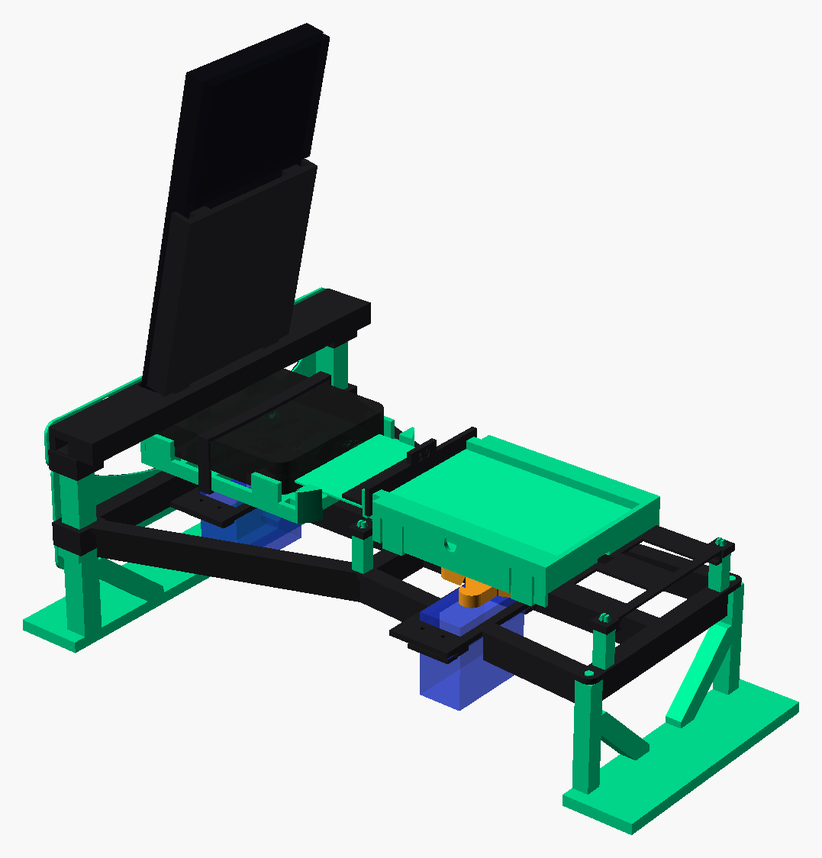
#> input picture hardware/atm/images/atm-back.png, 822 x 858 px, shrunk from 1077 x 1124 before the run
$ python crop.py images/atm-back.png
#> lines starting #> are read from the running program, lines starting #| are printed output that depends on the picture; after the words box and inside, x2 and y2 are one past the last pixel; in counts of white or black regions, pixels touching at a corner belong together
"""Crops renders to what's drawn in them, with a margin. Called by export.sh
(needs Pillow): OpenSCAD's --viewall leaves a wide empty border.

    python3 crop.py <image.png> [<image.png> ...]
"""
import sys

from PIL import Image, ImageChops

MARGIN = 30   # pixels of background left around the drawing


def crop(path):
#> called with path = 'images/atm-back.png'
    image = Image.open(path).convert('RGB')
#> image is the input picture: PIL image 822x858 RGB; mean R, G, B 178.1, 198, 192.5
    background = Image.new('RGB', image.size, image.getpixel((2, 2)))
#> background: PIL image 822x858 RGB; every value is 248
    drawn = ImageChops.difference(image, background).convert('L').point(lambda v: 255 if v > 12 else 0)
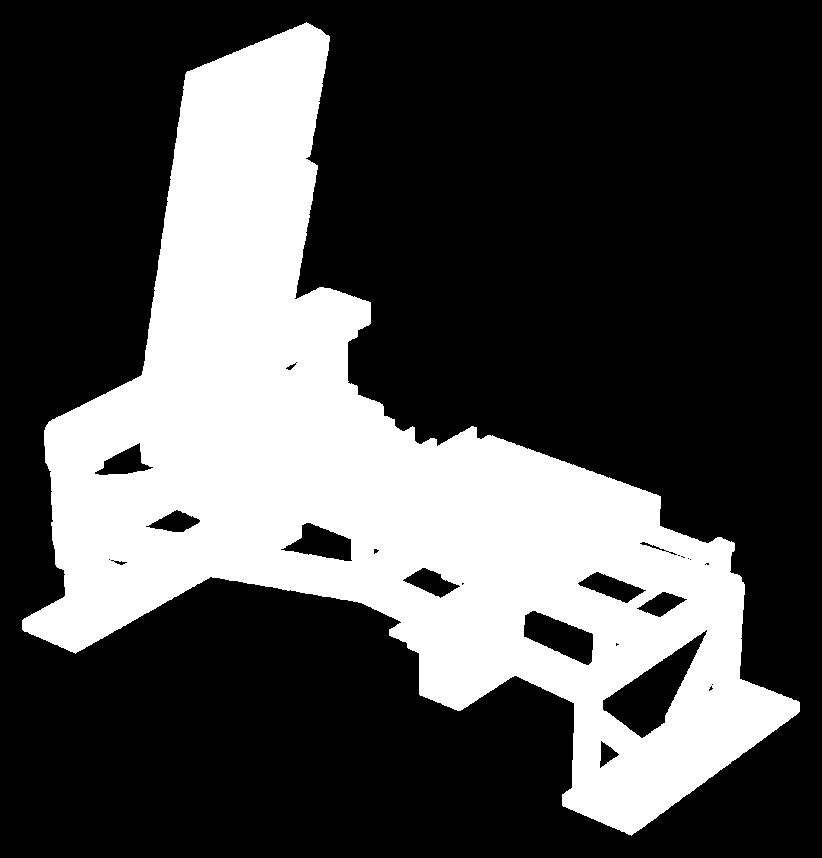
#> drawn: PIL image 822x858 L; 30.3% white; 1 white region, box (x1, y1, x2, y2) and area: (22, 22, 800, 836) 213585
    left, top, right, bottom = drawn.getbbox()
#> left = 22; top = 22; right = 800; bottom = 836
    box = (max(left - MARGIN, 0), max(top - MARGIN, 0), min(right + MARGIN, image.width), min(bottom + MARGIN, image.height))
#> box = (0, 0, 822, 858)
    image.crop(box).save(path)


if __name__ == '__main__':
    for path in sys.argv[1:]:
        crop(path)

$ run again, on hardware/atm/images/atm-section.png
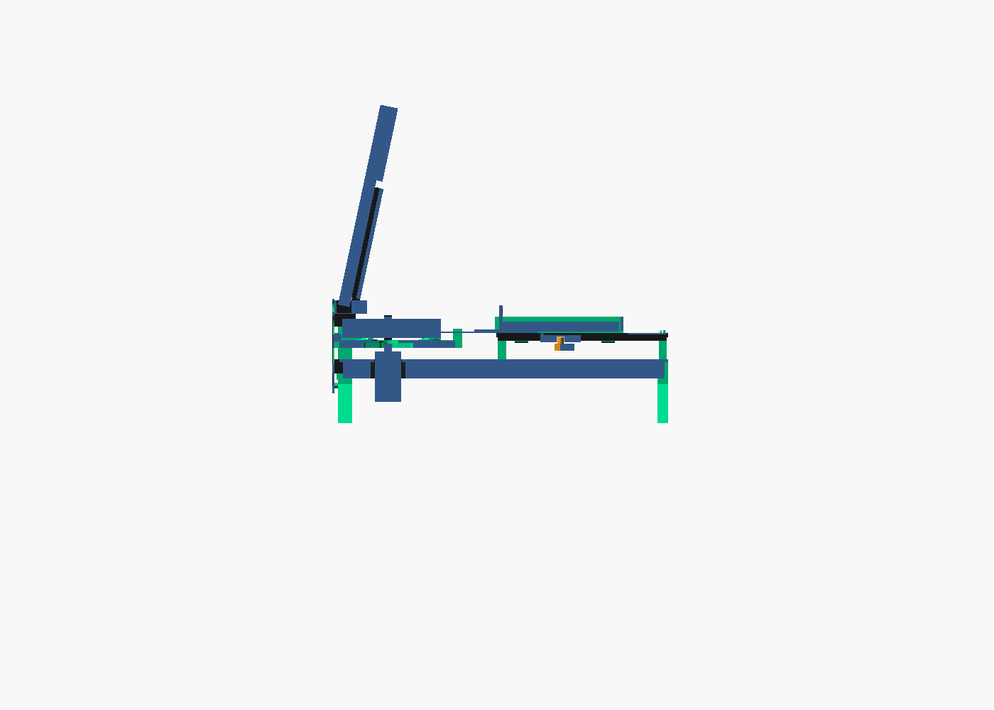
#> input picture hardware/atm/images/atm-section.png, 994 x 710 px, shrunk from 1400 x 1000 before the run
#> in crop, image is the input picture: PIL image 994x710 RGB; mean R, G, B 242, 243.6, 244.3
#> background: PIL image 994x710 RGB; every value is 248
#> in crop, `drawn = ImageChops.difference(image, background).convert('L').point(la..`:
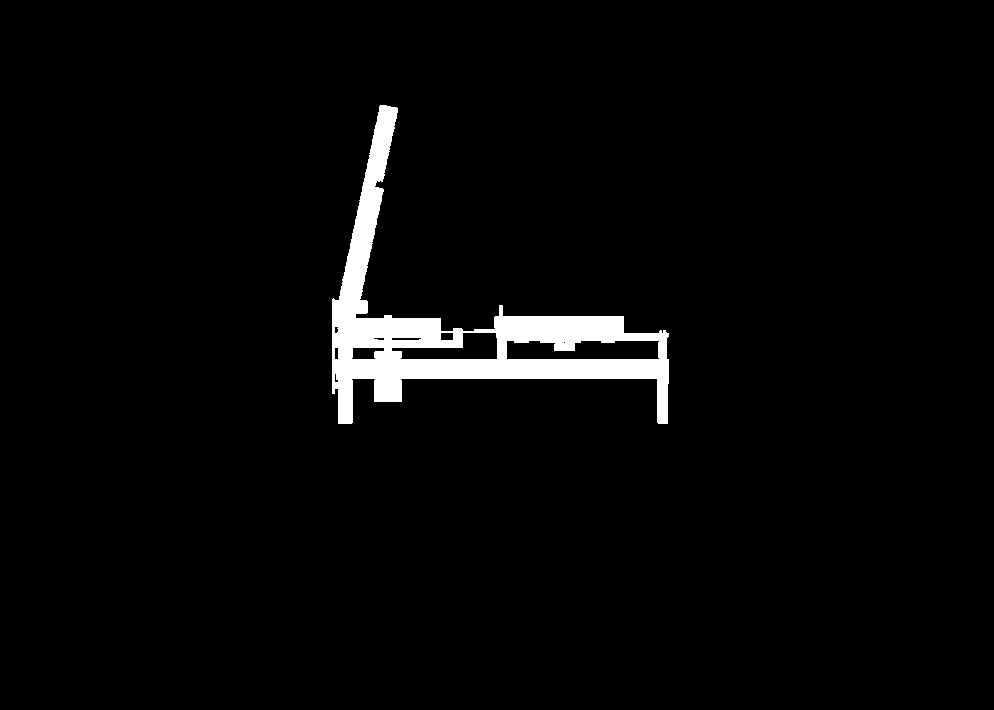
#> drawn: PIL image 994x710 L; 3.1% white; 1 white region, box (x1, y1, x2, y2) and area: (332, 105, 669, 424) 21591
#> left = 332; top = 105; right = 669; bottom = 424
#> box = (302, 75, 699, 454)
#> in crop, `image.crop(box).save(path)`:
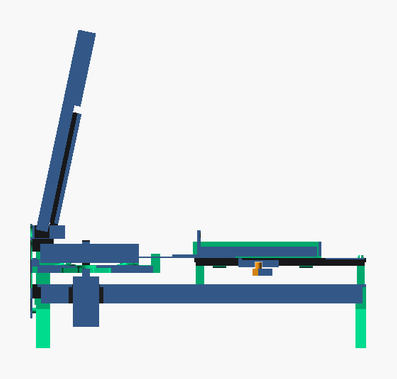
#> saved as atm-section.png: PIL image 397x379 RGB; mean R, G, B 219.7, 227.2, 230.5

$ run again, on hardware/atm/images/dummy-reader.png
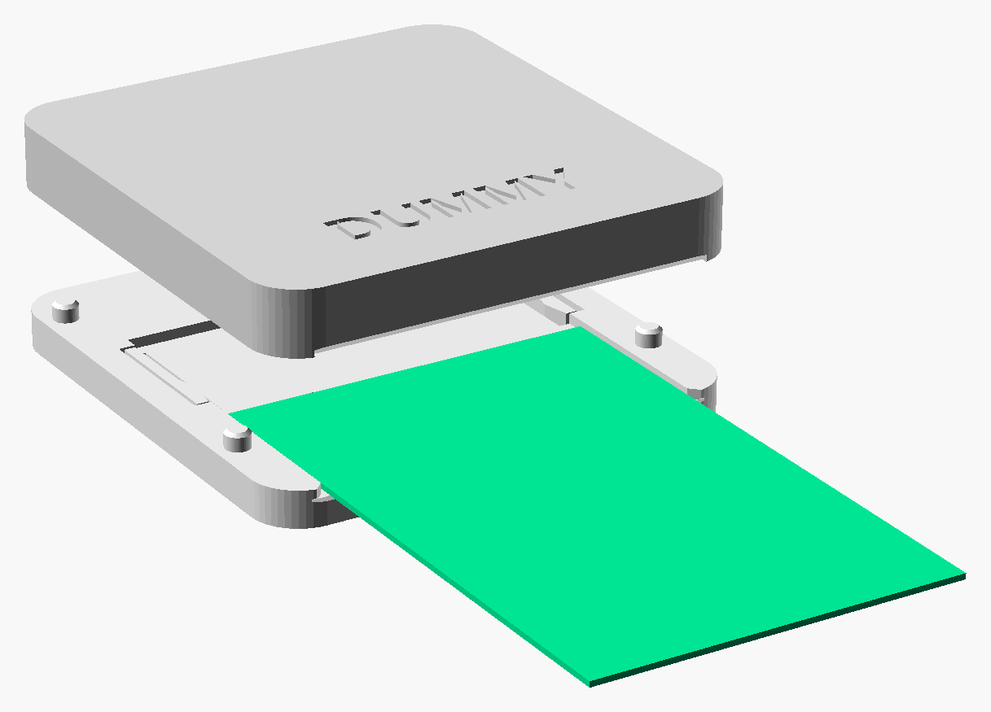
#> input picture hardware/atm/images/dummy-reader.png, 991 x 712 px, shrunk from 1217 x 875 before the run
#> in crop, image is the input picture: PIL image 991x712 RGB; mean R, G, B 183.5, 226.5, 211.1
#> background: PIL image 991x712 RGB; every value is 248
#> in crop, `drawn = ImageChops.difference(image, background).convert('L').point(la..`:
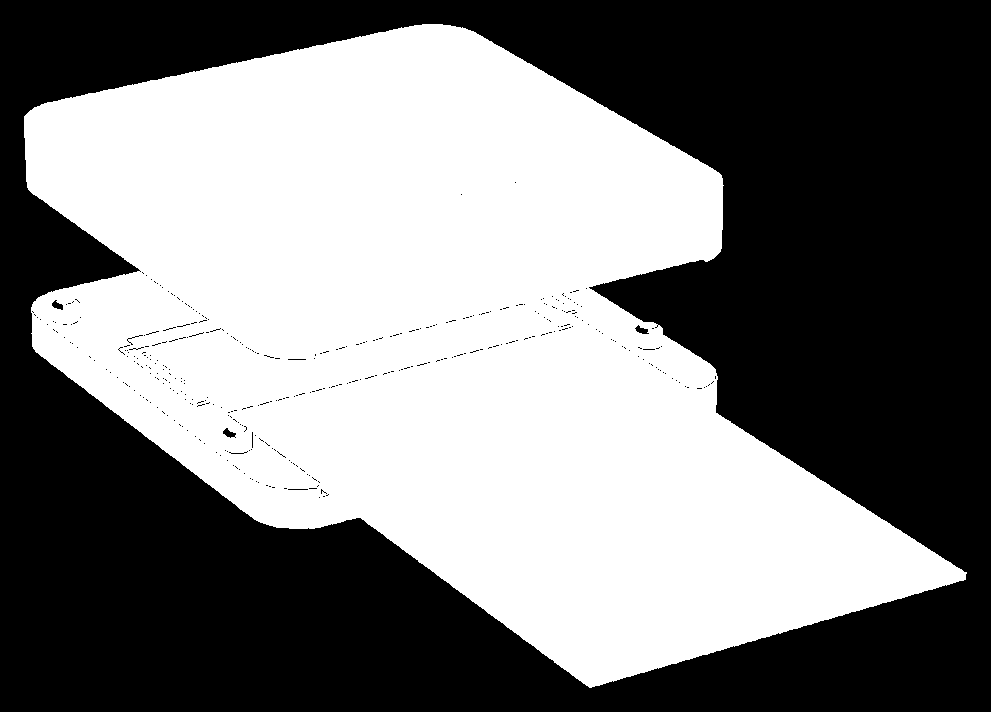
#> drawn: PIL image 991x712 L; 48.5% white; 1 white region, box (x1, y1, x2, y2) and area: (24, 24, 967, 688) 342399
#> left = 24; right = 967; bottom = 688
#> box = (0, 0, 991, 712)

$ run again, on hardware/atm/images/how-it-works.png
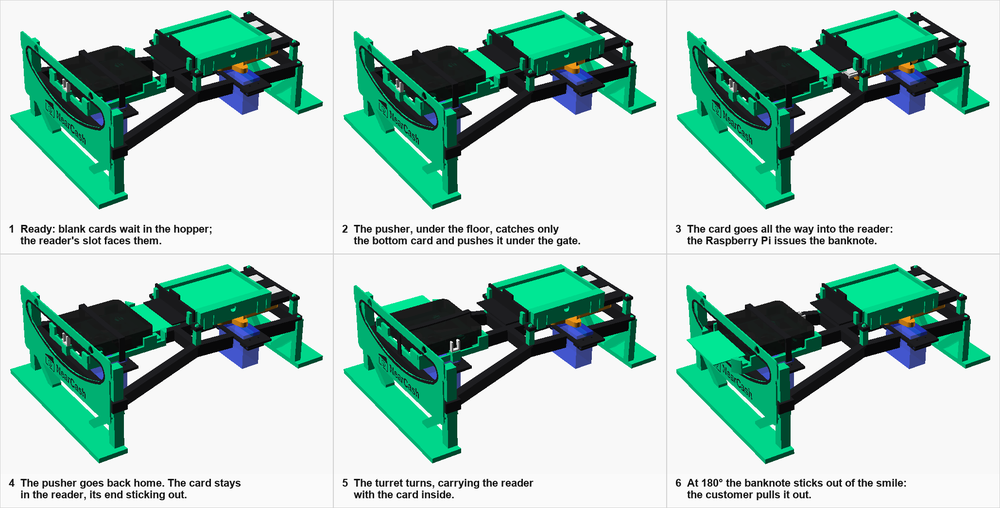
#> input picture hardware/atm/images/how-it-works.png, 1000 x 508 px, shrunk from 2058 x 1046 before the run
#> in crop, image is the input picture: PIL image 1000x508 RGB; mean R, G, B 168.6, 200.1, 190.2
#> background: PIL image 1000x508 RGB; every value is 246
#> in crop, `drawn = ImageChops.difference(image, background).convert('L').point(la..`:
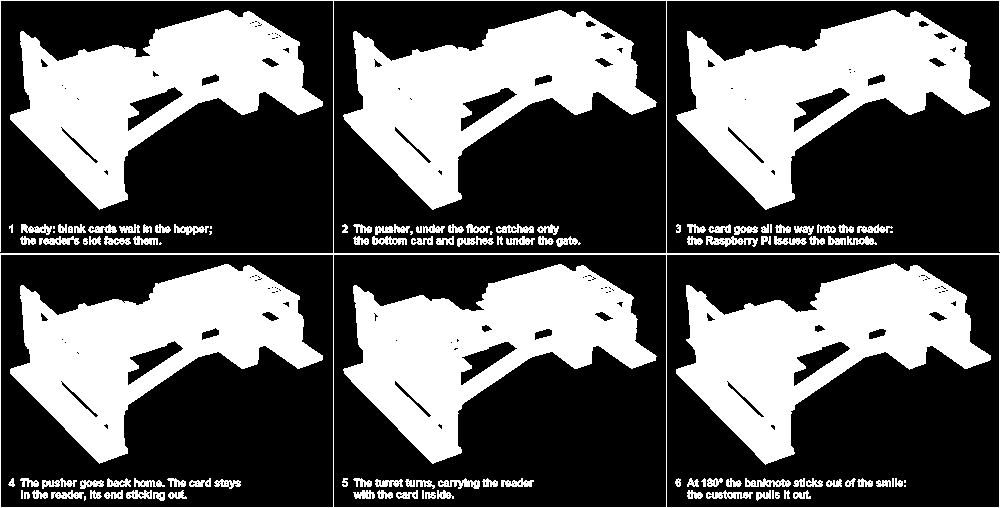
#> drawn: PIL image 1000x508 L; 36.7% white; 123 white regions (16 under 20 px), largest, box (x1, y1, x2, y2) and area: (343, 264, 657, 464) 28426, (676, 263, 991, 465) 28179, (10, 264, 323, 464) 28155
#> left = 0; right = 1000; bottom = 508
#> box = (0, 0, 1000, 508)
